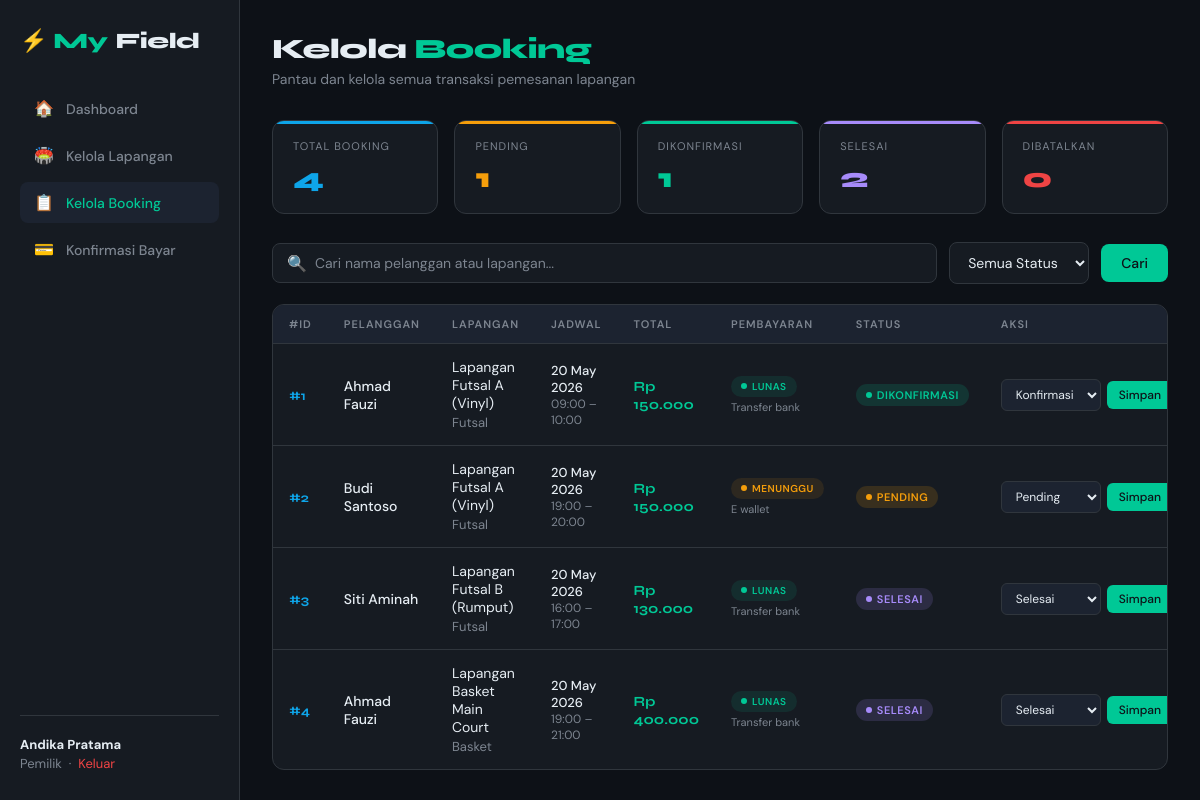
Screenshot of /admin/booking_manage.php (signed in) with the database file from the repository.
### tables this page shows
CREATE TABLE `booking` (
  `id_booking` int(11) NOT NULL AUTO_INCREMENT,
  `id_pengguna` int(11) NOT NULL,
  `id_lapangan` int(11) NOT NULL,
  `tanggal_main` date NOT NULL,
  `jam_mulai` time NOT NULL,
  `jam_selesai` time NOT NULL,
  `total_harga` decimal(10,2) NOT NULL,
  `status_booking` enum('pending','dikonfirmasi','selesai','dibatalkan') NOT NULL,
  `created_at` timestamp NOT NULL DEFAULT current_timestamp(),
  PRIMARY KEY (`id_booking`),
  KEY `FK_booking_pengguna` (`id_pengguna`),
  KEY `FK_booking_lapangan` (`id_lapangan`),
  CONSTRAINT `FK_booking_lapangan` FOREIGN KEY (`id_lapangan`) REFERENCES `lapangan` (`id_lapangan`) ON DELETE CASCADE,
  CONSTRAINT `FK_booking_pengguna` FOREIGN KEY (`id_pengguna`) REFERENCES `pengguna` (`id_pengguna`) ON DELETE CASCADE
);

CREATE TABLE `pengguna` (
  `id_pengguna` int(11) NOT NULL AUTO_INCREMENT,
  `nama_pengguna` varchar(255) NOT NULL,
  `email` varchar(255) NOT NULL,
  `password` varchar(255) NOT NULL,
  `no_telepon` varchar(20) DEFAULT NULL,
  `role` enum('admin','customer','pemilik') NOT NULL,
  `created_at` timestamp NOT NULL DEFAULT current_timestamp(),
  PRIMARY KEY (`id_pengguna`),
  UNIQUE KEY `email` (`email`)
);

CREATE TABLE `lapangan` (
  `id_lapangan` int(11) NOT NULL AUTO_INCREMENT,
  `nama_lapangan` varchar(255) NOT NULL,
  `jenis_olahraga` varchar(100) NOT NULL,
  `deskripsi` text DEFAULT NULL,
  `harga_per_jam` decimal(10,2) NOT NULL,
  `status` enum('tersedia','pemeliharaan','tidak_tersedia') NOT NULL,
  `created_at` timestamp NOT NULL DEFAULT current_timestamp(),
  PRIMARY KEY (`id_lapangan`)
);

CREATE TABLE `pembayaran` ( 
  `id_pembayaran` int(11) NOT NULL AUTO_INCREMENT,
  `id_booking` int(11) NOT NULL,
  `jumlah_bayar` decimal(10,2) NOT NULL,
  `metode_bayar` enum('transfer_bank','e_wallet','tunai') NOT NULL,
  `status_bayar` enum('belum_bayar','pending','lunas','gagal') NOT NULL,
  `bukti_transfer` varchar(255) DEFAULT NULL,
  `created_at` timestamp NOT NULL DEFAULT current_timestamp(),
  PRIMARY KEY (`id_pembayaran`),
  KEY `FK_pembayaran_booking` (`id_booking`),
  CONSTRAINT `FK_pembayaran_booking` FOREIGN KEY (`id_booking`) REFERENCES `booking` (`id_booking`) ON DELETE CASCADE
);

### admin/booking_manage.php (the view, shortened to what this page needs)
<?php
include '../config/connection.php';
$search        = isset($_GET['search']) ? mysqli_real_escape_string($conn, $_GET['search']) : '';
$where = "WHERE 1=1";
$query = "SELECT
            b.id_booking,
            p.nama_pengguna,
            l.nama_lapangan,
            l.jenis_olahraga,
            b.tanggal_main,
            b.jam_mulai,
            b.jam_selesai,
            b.total_harga,
            b.status_booking,
            b.created_at,
            pay.status_bayar,
            pay.metode_bayar
          FROM booking b
          JOIN pengguna p ON b.id_pengguna = p.id_pengguna
          JOIN lapangan l ON b.id_lapangan = l.id_lapangan
          LEFT JOIN pembayaran pay ON b.id_booking = pay.id_booking
          $where
          ORDER BY b.created_at DESC";
$result = mysqli_query($conn, $query);
$stat_query = mysqli_query($conn, "SELECT status_booking, COUNT(*) as total FROM booking GROUP BY status_booking");
$stats = ['pending' => 0, 'dikonfirmasi' => 0, 'selesai' => 0, 'dibatalkan' => 0];
while ($s = mysqli_fetch_assoc($stat_query)) {
    $stats[$s['status_booking']] = $s['total'];
}
$total_all = array_sum($stats);
?>
<!DOCTYPE html>
<html lang="id">
<head>
</head>
<body>
<aside class="sidebar">
    <div class="sidebar-brand">⚡ My<span>Field</span></div>
    <a href="dashboard.php" class="nav-item">
        <span class="nav-icon">🏠</span> Dashboard
    </a>
    <a href="field_manage.php" class="nav-item">
        <span class="nav-icon">🏟️</span> Kelola Lapangan
    </a>
    <a href="booking_manage.php" class="nav-item active">
        <span class="nav-icon">📋</span> Kelola Booking
    </a>
    <a href="payment_confirm.php" class="nav-item">
        <span class="nav-icon">💳</span> Konfirmasi Bayar
    </a>
    <div class="sidebar-footer">
        <strong><?= htmlspecialchars($_SESSION['nama_pengguna']) ?></strong>
        <?= ucfirst($_SESSION['role']) ?> &nbsp;·&nbsp;
        <a href="../auth/logout.php" style="color:var(--danger); text-decoration:none;">Keluar</a>
    </div>
</aside>
<main class="main">
    <div class="page-header">
        <div>
            <div class="page-title">Kelola <span>Booking</span></div>
            <div class="page-sub">Pantau dan kelola semua transaksi pemesanan lapangan</div>
        </div>
    </div>
    <div class="stats-grid">
        <div class="stat-card all">
            <div class="stat-label">Total Booking</div>
            <div class="stat-value"><?= $total_all ?></div>
        </div>
        <div class="stat-card pending">
            <div class="stat-label">Pending</div>
            <div class="stat-value"><?= $stats['pending'] ?></div>
        </div>
        <div class="stat-card dikonfirmasi">
            <div class="stat-label">Dikonfirmasi</div>
            <div class="stat-value"><?= $stats['dikonfirmasi'] ?></div>
        </div>
        <div class="stat-card selesai">
            <div class="stat-label">Selesai</div>
            <div class="stat-value"><?= $stats['selesai'] ?></div>
        </div>
        <div class="stat-card dibatalkan">
            <div class="stat-label">Dibatalkan</div>
            <div class="stat-value"><?= $stats['dibatalkan'] ?></div>
        </div>
    </div>
    <form method="GET" action="">
        <div class="toolbar">
            <div class="search-box">
                🔍
                <input type="text" name="search" placeholder="Cari nama pelanggan atau lapangan..."
                       value="<?= htmlspecialchars($search) ?>">
            </div>
            <select name="status" class="filter-select" onchange="this.form.submit()">
                <option value="">Semua Status</option>
            </select>
            <button type="submit" class="btn btn-primary">Cari</button>
        </div>
    </form>
    <div class="table-wrapper">
        <table>
            <thead>
                <tr>
                    <th>#ID</th>
                    <th>Pelanggan</th>
                    <th>Lapangan</th>
                    <th>Jadwal</th>
                    <th>Total</th>
                    <th>Pembayaran</th>
                    <th>Status</th>
                    <th>Aksi</th>
                </tr>
            </thead>
            <tbody>
            <?php if (mysqli_num_rows($result) > 0): ?>
                <?php while ($row = mysqli_fetch_assoc($result)): ?>
                <tr>
                    <td><span class="booking-id">#<?= $row['id_booking'] ?></span></td>
                    <td>
                        <div class="customer-name"><?= htmlspecialchars($row['nama_pengguna']) ?></div>
                    </td>
                    <td>
                        <div><?= htmlspecialchars($row['nama_lapangan']) ?></div>
                        <div class="field-name"><?= htmlspecialchars($row['jenis_olahraga']) ?></div>
                    </td>
                    <td class="time-info">
                        <div class="date-text"><?= date('d M Y', strtotime($row['tanggal_main'])) ?></div>
                        <div class="time-text">
                            <?= substr($row['jam_mulai'],0,5) ?> – <?= substr($row['jam_selesai'],0,5) ?>
                        </div>
                    </td>
                    <td>
                        <span class="price">Rp <?= number_format($row['total_harga'], 0, ',', '.') ?></span>
                    </td>
                    <td>
                        <?php
                            $sb = $row['status_bayar'] ?? 'belum_bayar';
                            $sb_class = ($sb === 'pending') ? 'pending_pay' : $sb;
                            $sb_label = ['belum_bayar'=>'Belum Bayar','pending'=>'Menunggu','lunas'=>'Lunas','gagal'=>'Gagal'][$sb] ?? $sb;
                        ?>
                        <span class="badge badge-<?= $sb_class ?>"><?= $sb_label ?></span>
                        <?php if ($row['metode_bayar']): ?>
                            <div style="font-size:11px;color:var(--muted);margin-top:3px;">
                                <?= str_replace('_',' ', ucfirst($row['metode_bayar'])) ?>
                            </div>
                        <?php endif; ?>
                    </td>
                    <td>
                        <span class="badge badge-<?= $row['status_booking'] ?>">
                            <?= ucfirst($row['status_booking']) ?>
                        </span>
                    </td>
                    <td>
                        <div class="actions">
                            <form method="POST" style="display:flex;gap:6px;align-items:center;">
                                <select name="status_booking" class="select-status">
                                    <option value="pending"      <?= $row['status_booking']==='pending'      ?'selected':'' ?>>Pending</option>
                                    <option value="dikonfirmasi" <?= $row['status_booking']==='dikonfirmasi' ?'selected':'' ?>>Konfirmasi</option>
                                    <option value="selesai"      <?= $row['status_booking']==='selesai'      ?'selected':'' ?>>Selesai</option>
                                </select>
                                <button type="submit" name="update_status" class="btn btn-primary btn-sm">Simpan</button>
                            </form>
                        </div>
                    </td>
                </tr>
                <?php endwhile; ?>
            <?php endif; ?>
            </tbody>
        </table>
    </div>
</main>
</body>
</html>

### rows the page displays
booking: id_booking "1", id_pengguna.nama_pengguna "Ahmad Fauzi", id_lapangan.nama_lapangan "Lapangan Futsal A (Vinyl)", id_lapangan.jenis_olahraga "Futsal", tanggal_main "20 May 2026", jam_mulai "09:00", jam_selesai "10:00", total_harga "150.000", pembayaran.status_bayar "LUNAS", pembayaran.metode_bayar "Transfer bank", status_booking "DIKONFIRMASI", status_booking "Konfirmasi"
booking: id_booking "2", id_pengguna.nama_pengguna "Budi Santoso", id_lapangan.nama_lapangan "Lapangan Futsal A (Vinyl)", id_lapangan.jenis_olahraga "Futsal", tanggal_main "20 May 2026", jam_mulai "19:00", jam_selesai "20:00", total_harga "150.000", pembayaran.status_bayar "MENUNGGU", pembayaran.metode_bayar "E wallet", status_booking "PENDING", status_booking "Pending"
booking: id_booking "3", id_pengguna.nama_pengguna "Siti Aminah", id_lapangan.nama_lapangan "Lapangan Futsal B (Rumput)", id_lapangan.jenis_olahraga "Futsal", tanggal_main "20 May 2026", jam_mulai "16:00", jam_selesai "17:00", total_harga "130.000", pembayaran.status_bayar "LUNAS", pembayaran.metode_bayar "Transfer bank", status_booking "SELESAI", status_booking "Selesai"
booking: id_booking "4", id_pengguna.nama_pengguna "Ahmad Fauzi", id_lapangan.nama_lapangan "Lapangan Basket Main Court", id_lapangan.jenis_olahraga "Basket", tanggal_main "20 May 2026", jam_mulai "19:00", jam_selesai "21:00", total_harga "400.000", pembayaran.status_bayar "LUNAS", pembayaran.metode_bayar "Transfer bank", status_booking "SELESAI", status_booking "Selesai"

### other values shown
$_SESSION['nama_pengguna'] "Andika Pratama"
$_SESSION['role'] "Pemilik"
$total_all "4"
$stats['pending'] "1"
$stats['dikonfirmasi'] "1"
$stats['selesai'] "2"
$stats['dibatalkan'] "0"
